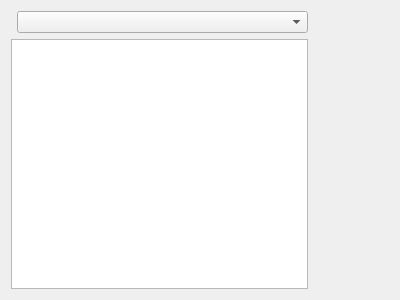
<?xml version="1.0" encoding="UTF-8"?>
<ui version="4.0">
 <class>scan_2d_widget</class>
 <widget class="QWidget" name="scan_2d_widget">
  <property name="geometry">
   <rect>
    <x>0</x>
    <y>0</y>
    <width>400</width>
    <height>300</height>
   </rect>
  </property>
  <property name="sizePolicy">
   <sizepolicy hsizetype="Preferred" vsizetype="Preferred">
    <horstretch>0</horstretch>
    <verstretch>0</verstretch>
   </sizepolicy>
  </property>
  <property name="windowTitle">
   <string>2D Scan</string>
  </property>
  <layout class="QGridLayout" name="gridLayout" columnstretch="0,1,0">
   <item row="1" column="2">
    <widget class="ColorBarWidget" name="colorbar_colorBarWidget" native="true">
     <property name="minimumSize">
      <size>
       <width>75</width>
       <height>0</height>
      </size>
     </property>
    </widget>
   </item>
   <item row="1" column="0" colspan="2">
    <widget class="ScanPlotWidget" name="image_scanPlotWidget">
     <property name="sizePolicy">
      <sizepolicy hsizetype="Expanding" vsizetype="Preferred">
       <horstretch>0</horstretch>
       <verstretch>0</verstretch>
      </sizepolicy>
     </property>
     <property name="minimumSize">
      <size>
       <width>100</width>
       <height>100</height>
      </size>
     </property>
     <property name="transformationAnchor">
      <enum>QGraphicsView::AnchorUnderMouse</enum>
     </property>
    </widget>
   </item>
   <item row="0" column="1">
    <widget class="QComboBox" name="channel_comboBox"/>
   </item>
  </layout>
 </widget>
 <customwidgets>
  <customwidget>
   <class>ScanPlotWidget</class>
   <extends>QGraphicsView</extends>
   <header>qtwidgets.scan_plotwidget.h</header>
  </customwidget>
  <customwidget>
   <class>ColorBarWidget</class>
   <extends>QWidget</extends>
   <header>qtwidgets.colorbar.h</header>
   <container>1</container>
  </customwidget>
 </customwidgets>
 <resources/>
 <connections/>
</ui>
